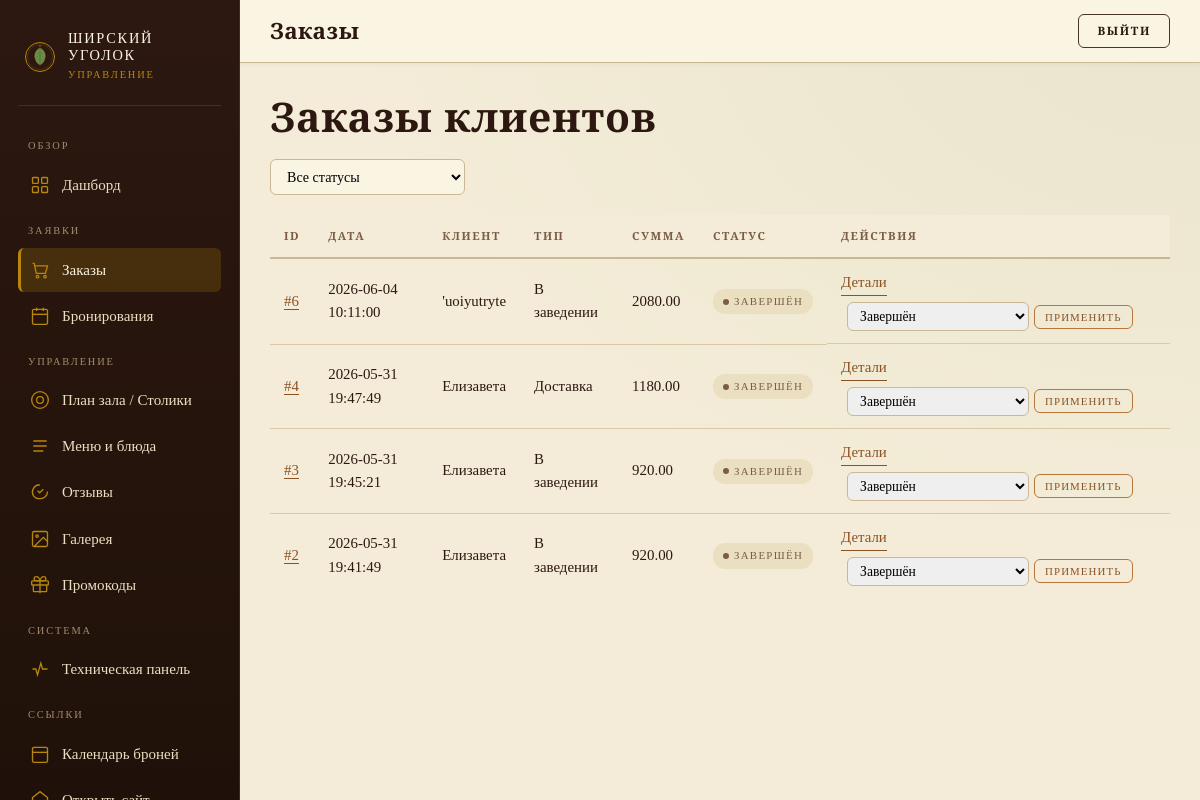
The app's page /admin_panel.php?section=orders (signed in) with its own data.
### tables this page shows
CREATE TABLE `orders` (
  `id` int NOT NULL AUTO_INCREMENT,
  `user_id` int DEFAULT NULL,
  `customer_name` varchar(100) NOT NULL DEFAULT '',
  `customer_phone` varchar(20) NOT NULL DEFAULT '',
  `notes` text,
  `promo_code` varchar(50) DEFAULT NULL,
  `discount` decimal(10,2) NOT NULL DEFAULT '0.00',
  `customer_address` text,
  `total_price` decimal(10,2) NOT NULL DEFAULT '0.00',
  `status` enum('cart','pending','confirmed','preparing','ready','completed','cancelled') NOT NULL DEFAULT 'cart',
  `order_type` enum('dine_in','delivery','takeaway') DEFAULT NULL,
  `total` decimal(10,2) DEFAULT '0.00',
  `delivery_address` varchar(500) DEFAULT NULL,
  `created_at` timestamp NULL DEFAULT CURRENT_TIMESTAMP,
  `updated_at` datetime DEFAULT CURRENT_TIMESTAMP ON UPDATE CURRENT_TIMESTAMP,
  PRIMARY KEY (`id`),
  KEY `idx_orders_status` (`status`),
  KEY `idx_orders_user` (`user_id`),
  CONSTRAINT `orders_ibfk_1` FOREIGN KEY (`user_id`) REFERENCES `users` (`id`) ON DELETE SET NULL
);

CREATE TABLE `users` (
  `id` int NOT NULL AUTO_INCREMENT,
  `username` varchar(50) NOT NULL,
  `email` varchar(100) NOT NULL,
  `password` varchar(255) NOT NULL,
  `role` enum('user','admin') NOT NULL DEFAULT 'user',
  `full_name` varchar(100) DEFAULT NULL,
  `phone` varchar(20) DEFAULT NULL,
  `created_at` timestamp NULL DEFAULT CURRENT_TIMESTAMP,
  PRIMARY KEY (`id`),
  UNIQUE KEY `username` (`username`),
  UNIQUE KEY `email` (`email`)
);

### public/includes/order_helpers.php (called while the page is built, shortened)
<?php
function order_status_label(string $status): string {
    $labels = [
        'cart' => 'Корзина',
        'pending' => 'Ожидает подтверждения',
        'confirmed' => 'Подтверждён',
        'preparing' => 'Готовится',
        'ready' => 'Готов',
        'completed' => 'Завершён',
        'cancelled' => 'Отменён',
    ];
    return $labels[$status] ?? $status;
}
function order_type_label(?string $type): string {
    if ($type === 'delivery') return 'Доставка';
    if ($type === 'dine_in') return 'В заведении';
    return '—';
}
function get_pending_counts(mysqli $conn): array {
    $orders = 0;
    $bookings = 0;
    $r = $conn->query("SELECT COUNT(*) AS c FROM orders WHERE status = 'pending'");
    if ($r) $orders = (int)$r->fetch_assoc()['c'];
    $r = $conn->query("SELECT COUNT(*) AS c FROM bookings WHERE status = 'pending'");
    if ($r) $bookings = (int)$r->fetch_assoc()['c'];
    return ['orders' => $orders, 'bookings' => $bookings];
}

### public/admin_panel.php (the view, shortened to what this page needs)
<?php
require_once 'includes/admin_auth.php';
require_once 'includes/order_helpers.php';
$flashSection = '';
$conn->query("CREATE TABLE IF NOT EXISTS gallery_images (
    id INT AUTO_INCREMENT PRIMARY KEY,
    slot_key VARCHAR(100) NOT NULL UNIQUE,
    label VARCHAR(200),
    image_path VARCHAR(500),
    created_at TIMESTAMP DEFAULT CURRENT_TIMESTAMP
)");
$ordersSql = "SELECT o.*, u.username, u.full_name FROM orders o LEFT JOIN users u ON o.user_id = u.id WHERE o.status != 'cart' AND o.user_id IS NOT NULL";
$ordersSql .= " ORDER BY o.created_at DESC LIMIT 100";
$orders = $conn->query($ordersSql);
$counts = get_pending_counts($conn);
$active_section = $_GET['section'] ?? ($flashSection ?: (isset($_GET['order_status']) ? 'orders' : (isset($_GET['booking_status']) || isset($_GET['booking_date']) ? 'bookings' : 'dashboard')));
?>
<!doctype html>
<html lang="ru">
<head>
<link rel="stylesheet" href="style.css">
<link rel="stylesheet" href="assets/admin.css">
</head>
<body class="admin-body">
<aside class="admin-side">
  <div class="admin-brand">
    <img src="assets/brand-mark.svg" alt="">
    <div>
      <div class="name">Ширский<br>уголок</div>
      <div class="sub">управление</div>
    </div>
  </div>
  <div class="admin-section-label">Обзор</div>
  <ul class="admin-nav">
    <li><a href="?section=dashboard" class="<?= $active_section==='dashboard'?'active':'' ?>" onclick="showSection('dashboard');return false;">
      <svg class="ico" viewBox="0 0 24 24" fill="none" stroke="currentColor" stroke-width="1.6"><rect x="3" y="3" width="7" height="7" rx="1"/><rect x="14" y="3" width="7" height="7" rx="1"/><rect x="3" y="14" width="7" height="7" rx="1"/><rect x="14" y="14" width="7" height="7" rx="1"/></svg>
      Дашборд
    </a></li>
  </ul>
  <div class="admin-section-label">Заявки</div>
  <ul class="admin-nav">
    <li><a href="?section=orders" class="<?= $active_section==='orders'?'active':'' ?>" onclick="showSection('orders');return false;">
      <svg class="ico" viewBox="0 0 24 24" fill="none" stroke="currentColor" stroke-width="1.6"><path d="M3 4h2l2.5 12h11l2.5-9H6"/><circle cx="9" cy="20" r="1.5"/><circle cx="18" cy="20" r="1.5"/></svg>
      Заказы
    </a></li>
    <li><a href="?section=bookings" class="<?= $active_section==='bookings'?'active':'' ?>" onclick="showSection('bookings');return false;">
      <svg class="ico" viewBox="0 0 24 24" fill="none" stroke="currentColor" stroke-width="1.6"><rect x="3" y="4" width="18" height="18" rx="2"/><line x1="16" y1="2" x2="16" y2="6"/><line x1="8" y1="2" x2="8" y2="6"/><line x1="3" y1="10" x2="21" y2="10"/></svg>
      Бронирования
    </a></li>
  </ul>
  <div class="admin-section-label">Управление</div>
  <ul class="admin-nav">
    <li><a href="?section=tables" class="<?= $active_section==='tables'?'active':'' ?>" onclick="showSection('tables');return false;">
      <svg class="ico" viewBox="0 0 24 24" fill="none" stroke="currentColor" stroke-width="1.6"><circle cx="12" cy="12" r="10"/><circle cx="12" cy="12" r="4"/></svg>
      План зала / Столики
    </a></li>
    <li><a href="?section=menu" class="<?= $active_section==='menu'?'active':'' ?>" onclick="showSection('menu');return false;">
      <svg class="ico" viewBox="0 0 24 24" fill="none" stroke="currentColor" stroke-width="1.6"><path d="M4 6h16M4 12h16M4 18h12"/></svg>
      Меню и блюда
    </a></li>
    <li><a href="?section=reviews" class="<?= $active_section==='reviews'?'active':'' ?>" onclick="showSection('reviews');return false;">
      <svg class="ico" viewBox="0 0 24 24" fill="none" stroke="currentColor" stroke-width="1.6"><path d="M21 11.5a8.4 8.4 0 0 1-9 8.4 8.5 8.5 0 0 1-7.6-3 8.5 8.5 0 0 1-1-7.7 8.4 8.4 0 0 1 8.4-5.6"/><path d="M16 8.7 11.5 13l-2.3-2.4"/></svg>
      Отзывы
    </a></li>
    <li><a href="?section=gallery" class="<?= $active_section==='gallery'?'active':'' ?>" onclick="showSection('gallery');return false;">
      <svg class="ico" viewBox="0 0 24 24" fill="none" stroke="currentColor" stroke-width="1.6"><rect x="3" y="3" width="18" height="18" rx="2"/><circle cx="8.5" cy="8.5" r="1.5"/><polyline points="21 15 16 10 5 21"/></svg>
      Галерея
    </a></li>
    <li><a href="?section=promos" class="<?= $active_section==='promos'?'active':'' ?>" onclick="showSection('promos');return false;">
      <svg class="ico" viewBox="0 0 24 24" fill="none" stroke="currentColor" stroke-width="1.6"><path d="M20 12v7a1 1 0 0 1-1 1H5a1 1 0 0 1-1-1v-7"/><rect x="2" y="7" width="20" height="5" rx="1"/><path d="M12 22V7M12 7H7.5a2.5 2.5 0 0 1 0-5C11 2 12 7 12 7zM12 7h4.5a2.5 2.5 0 0 0 0-5C13 2 12 7 12 7z"/></svg>
      Промокоды
    </a></li>
  </ul>
  <div class="admin-section-label">Система</div>
  <ul class="admin-nav">
    <li><a href="admin_tech.php">
      <svg class="ico" viewBox="0 0 24 24" fill="none" stroke="currentColor" stroke-width="1.6"><path d="M3 12h4l2 7 4-14 2 7h6"/></svg>
      Техническая панель
    </a></li>
  </ul>
  <div class="admin-section-label">Ссылки</div>
  <ul class="admin-nav">
    <li><a href="admin_booking_calendar.php">
      <svg class="ico" viewBox="0 0 24 24" fill="none" stroke="currentColor" stroke-width="1.6"><rect x="3" y="4" width="18" height="18" rx="2"/><line x1="3" y1="10" x2="21" y2="10"/></svg>
      Календарь броней
    </a></li>
    <li><a href="index.php" target="_blank">
      <svg class="ico" viewBox="0 0 24 24" fill="none" stroke="currentColor" stroke-width="1.6"><path d="m3 9 9-7 9 7v11a2 2 0 0 1-2 2H5a2 2 0 0 1-2-2z"/></svg>
    </a></li>
  </ul>
</aside>
<div class="admin-main">
  <header class="admin-top">
    <h1 id="pageTitle">
      <?php
      $titles = ['dashboard'=>'Дашборд','orders'=>'Заказы','bookings'=>'Бронирования','tables'=>'Столики','menu'=>'Меню','reviews'=>'Отзывы','gallery'=>'Галерея','promos'=>'Промокоды'];
      echo $titles[$active_section] ?? 'Управление';
      ?>
    </h1>
    <a href="logout.php?type=admin" class="btn btn-ghost btn-sm">Выйти</a>
  </header>
  <div class="admin-content">
    <div id="orders" class="admin-section-content <?= $active_section==='orders'?'active':'' ?>">
        <h2 style="margin-bottom:20px;">Заказы клиентов</h2>
        <form method="GET" class="admin-filters">
            <select name="order_status" onchange="this.form.submit()">
                <option value="">Все статусы</option>
            </select>
        </form>
        <table class="admin-table">
            <tr><th>ID</th><th>Дата</th><th>Клиент</th><th>Тип</th><th>Сумма</th><th>Статус</th><th>Действия</th></tr>
            <?php if ($orders): while ($o = $orders->fetch_assoc()): ?>
            <tr>
                <td><a href="admin_order.php?id=<?= $o['id'] ?>">#<?= $o['id'] ?></a></td>
                <td><?= $o['created_at'] ?? '—' ?></td>
                <td><?= htmlspecialchars($o['full_name'] ?: $o['username'] ?: '—') ?></td>
                <td><?= order_type_label($o['order_type']) ?></td>
                <td><?= $o['total'] ?: $o['total_price'] ?></td>
                <td><span class="status-badge status-<?= $o['status'] ?>"><?= order_status_label($o['status']) ?></span></td>
                <td class="action-cell">
                    <a href="admin_order.php?id=<?= $o['id'] ?>">Детали</a>
                    <form method="POST" style="display:inline-flex;gap:5px;align-items:center;margin-left:6px;">
                        <select name="new_status" class="status-select" style="padding:5px 8px;border:1px solid var(--line);border-radius:var(--r-sm);font:inherit;font-size:0.85rem;">
                            <?php foreach (['pending','confirmed','preparing','ready','completed','cancelled'] as $s): ?>
                            <option value="<?= $s ?>" <?= $o['status'] === $s ? 'selected' : '' ?>><?= order_status_label($s) ?></option>
                            <?php endforeach; ?>
                        </select>
                        <button type="submit" name="order_status_quick" class="btn-small">Применить</button>
                    </form>
                </td>
            </tr>
            <?php endwhile; endif; ?>
        </table>
    </div>
  </div>
</div>
</body>
</html>

### public/style.css (style rules this page uses)
:root { --parch-50: #faf4e3; --parch-100: #f4ecd8; --parch-200: #ebdfc1; --parch-300: #ddc99a; --parch-400: #c9b07a; --ink: #2c1810; --ink-soft: #4a3424; --ink-mute: #7a5d44; --ink-faint: #a48b6e; --forest: #3d5a2a; --moss: #6b8e4e; --moss-soft: #a9bf8c; --amber: #b8763a; --amber-deep:#8b5223; --gold: #b8860b; --ember: #c25420; --berry: #8b1f3a; --line: #c9b893; --line-soft: #d9c9a6; --shadow-soft: 0 2px 10px rgba(60,40,20,0.08); --shadow-card: 0 10px 30px -10px rgba(60,40,20,0.25); --shadow-warm: 0 6px 24px -6px rgba(184,118,58,0.35); --r-sm: 6px; --r-md: 12px; --r-lg: 18px; --font-display: 'Cinzel','Cormorant SC',serif; --font-serif: 'Cormorant Garamond','EB Garamond',Georgia,serif; --font-hand: 'Caveat','Dancing Script',cursive; --max-w: 1280px; }
* { box-sizing: border-box; }
html, body { margin: 0; padding: 0; }
body { font-family: var(--font-serif); font-size: 19px; line-height: 1.6; color: var(--ink); background: var(--parch-100); background-image: radial-gradient(ellipse at top,rgba(255,245,220,0.6),transparent 60%), radial-gradient(ellipse at bottom right,rgba(107,142,78,0.12),transparent 50%), url("assets/paper-texture.svg"); background-attachment: fixed; min-height: 100vh; -webkit-font-smoothing: antialiased; }
h1,h2,h3,h4 { font-family: var(--font-display); font-weight: 600; color: var(--ink); letter-spacing: 0.02em; margin: 0 0 0.5em; }
h1 { font-size: clamp(2.4rem,5vw,4.4rem); line-height: 1.05; }
h2 { font-size: clamp(1.8rem,3.4vw,2.8rem); line-height: 1.15; }
a { color: var(--amber-deep); text-decoration: none; border-bottom: 1px solid currentColor; transition: color 0.2s; }
.btn { display: inline-flex; align-items: center; justify-content: center; gap: 10px; font-family: var(--font-display); text-transform: uppercase; letter-spacing: 0.14em; font-size: 0.82rem; font-weight: 600; padding: 14px 28px; border-radius: var(--r-sm); border: 1px solid transparent; cursor: pointer; transition: all 0.2s; text-decoration: none; line-height: 1; }
.btn-ghost { background: transparent; color: var(--ink); border-color: var(--ink-soft); }
.btn-sm { padding: 10px 18px; font-size: 0.72rem; }
.status-completed { background: var(--parch-200); color: var(--ink-mute); }
.admin-table { width: 100%; border-collapse: collapse; font-size: 0.95rem; }
.admin-table th { font-family: var(--font-display); text-transform: uppercase; letter-spacing: 0.14em; font-size: 0.72rem; color: var(--ink-mute); padding: 12px 16px; border-bottom: 2px solid var(--line); text-align: left; }
.admin-table td { padding: 12px 16px; border-bottom: 1px solid var(--line-soft); vertical-align: middle; }

### public/admin_panel.php (style rules this page uses)
.admin-table { width:100%; border-collapse:collapse; font-size:0.93rem; }
.admin-table th { font-family:var(--font-display); text-transform:uppercase; letter-spacing:0.14em; font-size:0.7rem; color:var(--ink-mute); background:var(--parch-100); padding:12px 14px; border-bottom:2px solid var(--line); text-align:left; }
.admin-table td { padding:12px 14px; border-bottom:1px solid var(--line-soft); vertical-align:middle; }
.admin-table tr:last-child td { border-bottom:none; }
.status-badge { display:inline-flex; align-items:center; gap:5px; font-family:var(--font-display); text-transform:uppercase; letter-spacing:0.12em; font-size:0.68rem; padding:4px 10px; border-radius:12px; }
.status-badge::before { content:""; width:6px; height:6px; border-radius:50%; background:currentColor; }
.status-completed { background:var(--parch-200); color:var(--ink-mute); }
.btn-small { font-family:var(--font-display); text-transform:uppercase; letter-spacing:0.1em; font-size:0.68rem; padding:5px 10px; border-radius:var(--r-sm); border:1px solid var(--amber); background:transparent; color:var(--amber-deep); cursor:pointer; transition:all 0.15s; }
.admin-filters { display:flex; gap:10px; flex-wrap:wrap; margin-bottom:20px; }
.admin-filters input,.admin-filters select,.admin-filters button { font:inherit; font-size:0.88rem; padding:8px 12px; border:1px solid var(--line); border-radius:var(--r-sm); background:var(--parch-50); cursor:pointer; }
.admin-section-content { display:none; }
.admin-section-content.active { display:block; }
.action-cell { display:flex; gap:6px; flex-wrap:wrap; align-items:center; }

### records on screen
orders: id "6", created_at "2026-06-04 10:11:00", user.full_name "'uoiyutryte", order_type "В заведении", total "2080.00", status "ЗАВЕРШЁН"
orders: id "4", created_at "2026-05-31 19:47:49", user.full_name "Елизавета", order_type "Доставка", total "1180.00", status "ЗАВЕРШЁН"
orders: id "3", created_at "2026-05-31 19:45:21", user.full_name "Елизавета", order_type "В заведении", total "920.00", status "ЗАВЕРШЁН"
orders: id "2", created_at "2026-05-31 19:41:49", user.full_name "Елизавета", order_type "В заведении", total "920.00", status "ЗАВЕРШЁН"

### other values on screen
$titles[$active_section] "Заказы"
form field new_status "Завершён"
